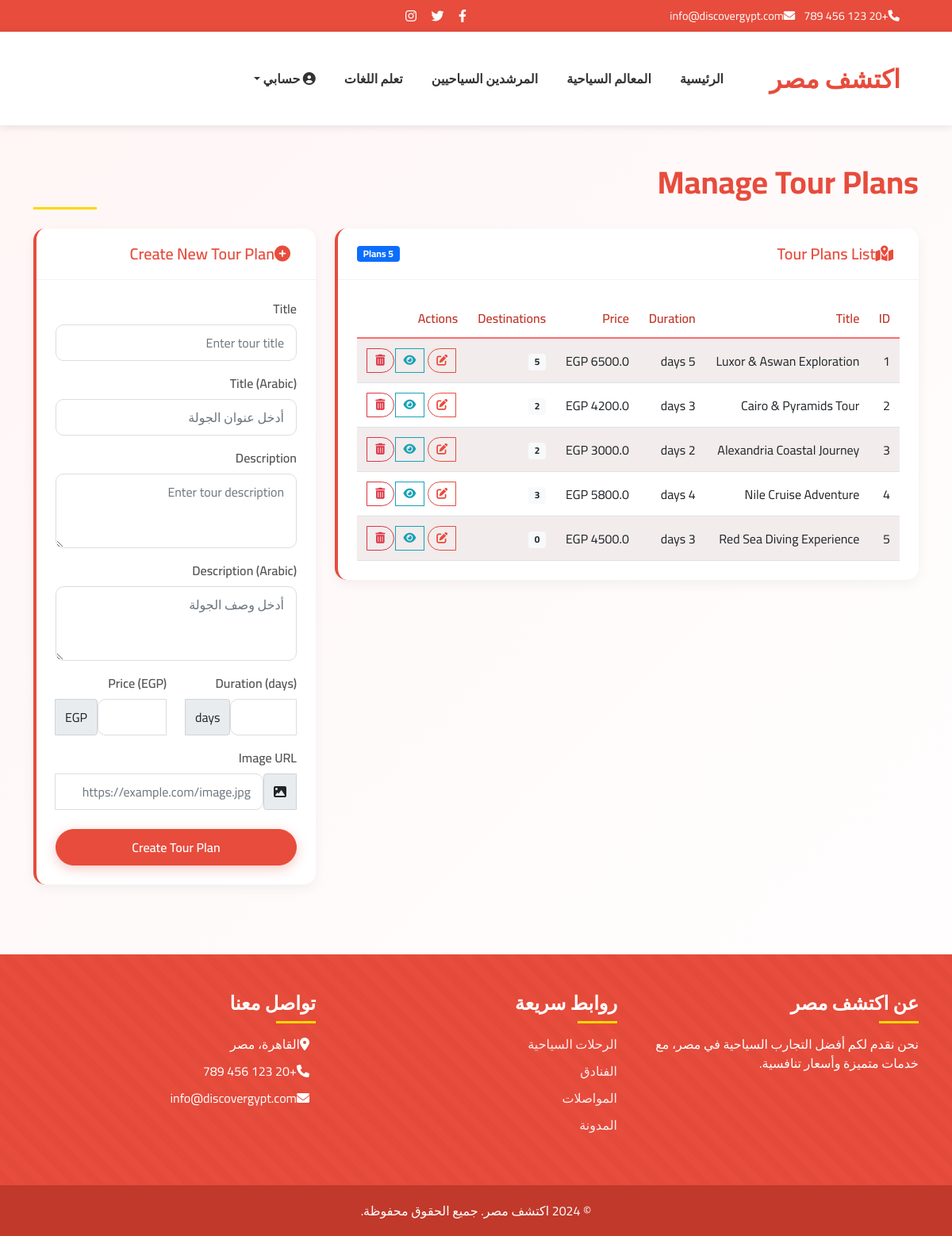
Page /admin/tour_plans (signed in) on the earlier database version.
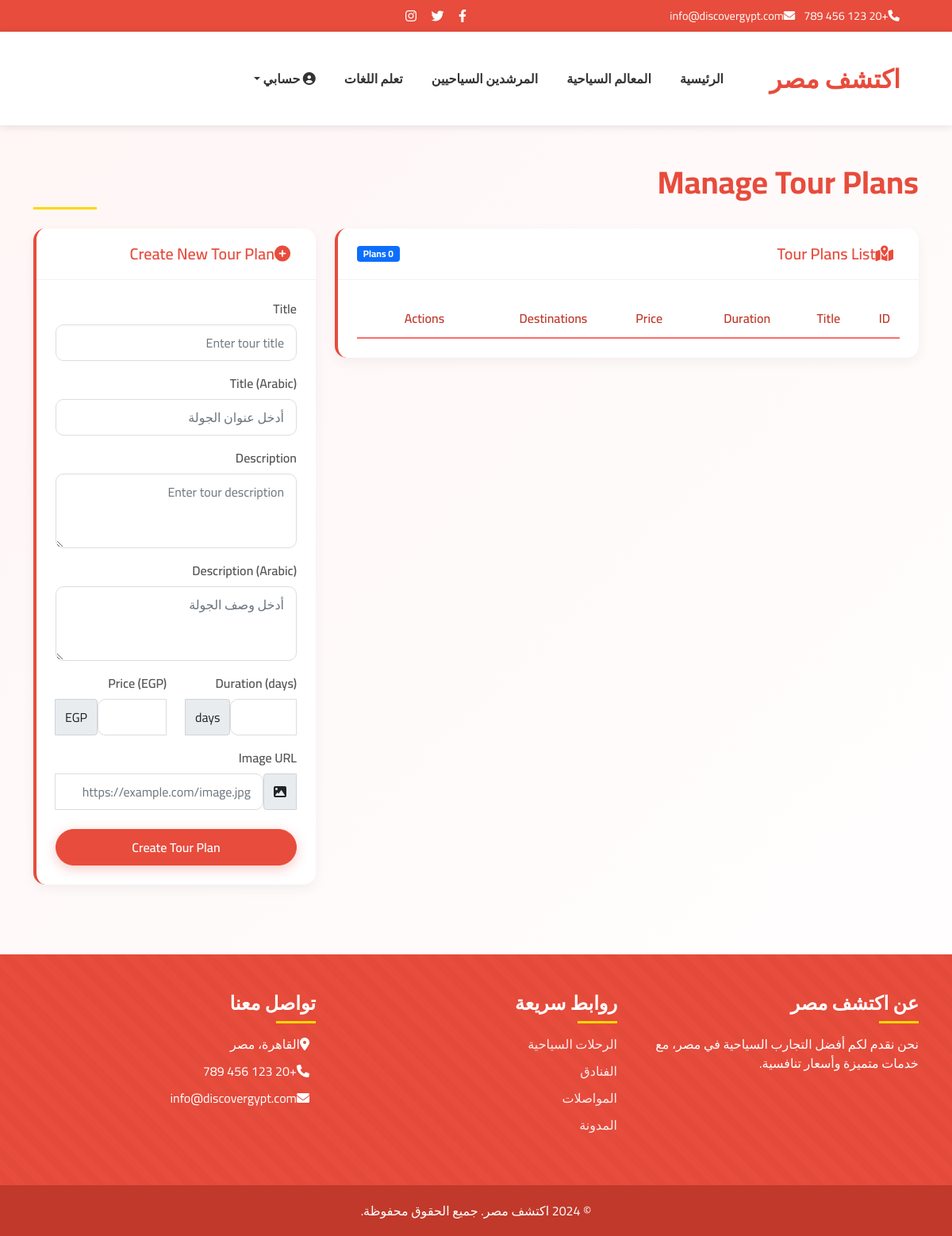
Same page on the later database version.
### models.py (models this page shows)
class TourPlan(db.Model):
    id = db.Column(db.Integer, primary_key=True)
    title = db.Column(db.String(200), nullable=False)
    title_ar = db.Column(db.String(200), nullable=True)
    description = db.Column(db.Text, nullable=False)
    description_ar = db.Column(db.Text, nullable=True)
    duration = db.Column(db.Integer, nullable=False)  # Duration in days
    price = db.Column(db.Float, nullable=False)
    created_at = db.Column(db.DateTime, default=datetime.utcnow)
    image_url = db.Column(db.String(200), nullable=True)
    destinations = db.relationship('TourPlanDestination', backref='tour_plan', lazy='dynamic', cascade='all, delete-orphan')
    bookings = db.relationship('TourBooking', backref='tour_plan', lazy='dynamic')

### routes.py (the view, shortened to what this page needs)
@main.route('/admin/tour_plans', methods=['GET', 'POST'])
@login_required
def admin_tour_plans():
    if not current_user.is_admin:
        flash('You do not have permission to access this page.', 'danger')
        return redirect(url_for('main.index'))
    form = TourPlanForm()
    plans = TourPlan.query.all()
    return render_template('admin/tour_plans.html',
                          title='Manage Tour Plans',
                          plans=plans,
                          form=form)

### forms.py
class SearchForm(FlaskForm):
    q = StringField('Search', validators=[DataRequired()])
    submit = SubmitField('Search')

class TourPlanForm(FlaskForm):
    title = StringField('Title', validators=[DataRequired(), Length(max=200)])
    title_ar = StringField('Title (Arabic)', validators=[Length(max=200)])
    description = TextAreaField('Description', validators=[DataRequired()])
    description_ar = TextAreaField('Description (Arabic)')
    duration = IntegerField('Duration (days)', validators=[DataRequired(), NumberRange(min=1)])
    price = IntegerField('Price (EGP)', validators=[DataRequired(), NumberRange(min=0)])
    image_url = StringField('Image URL')
    submit = SubmitField('Create Tour Plan')

### routes.py (called while the page is built)
def get_locale():
    if 'language' in session:
        return session['language']
    return 'en'

@main.before_app_request
def before_request():
    g.locale = str(get_locale())
    g.search_form = SearchForm()

### templates/admin/tour_plans.html (shortened to what this page needs)
<!DOCTYPE html>
<html lang="en" dir="rtl">
<head>
    <link href="https://cdn.jsdelivr.net/npm/bootstrap@5.1.3/dist/css/bootstrap.min.css" rel="stylesheet">
    <link rel="stylesheet" href="https://cdnjs.cloudflare.com/ajax/libs/font-awesome/6.0.0-beta3/css/all.min.css">
</head>
<body>
    <div class="top-header">
        <div class="container">
            <div class="row align-items-center">
                <div class="col-md-6">
                    <div class="contact-info">
                        <span class="me-3"><i class="fas fa-phone me-2"></i>+20 123 456 789</span>
                        <span><i class="fas fa-envelope me-2"></i>info@discovergypt.com</span>
                    </div>
                </div>
                <div class="col-md-6 text-end">
                    <div class="social-icons">
                        <a href="#"><i class="fab fa-facebook-f"></i></a>
                        <a href="#"><i class="fab fa-twitter"></i></a>
                        <a href="#"><i class="fab fa-instagram"></i></a>
                    </div>
                </div>
            </div>
        </div>
    </div>
    <header class="main-header">
        <div class="container">
            <nav class="navbar navbar-expand-lg">
                <a class="navbar-brand logo" href="{{ url_for('main.index') }}">
                     {{ _('اكتشف مصر') }}
                </a>
                <div class="collapse navbar-collapse" id="navbarNav">
                    <ul class="navbar-nav ms-auto">
                        <li class="nav-item">
                            <a class="nav-link" href="{{ url_for('main.index') }}">{{ _('الرئيسية') }}</a>
                        </li>
                        <li class="nav-item">
                            <a class="nav-link" href="{{ url_for('main.attractions') }}">{{ _('المعالم السياحية') }}</a>
                        </li>
                        <li class="nav-item">
                            <a class="nav-link" href="{{ url_for('main.guides') }}">{{ _('المرشدين السياحيين') }}</a>
                        </li>
                        <li class="nav-item">
                            <a class="nav-link" href="{{ url_for('main.language_practice') }}">{{ _('تعلم اللغات') }}</a>
                        </li>
                        {% if current_user.is_authenticated %}
                            <li class="nav-item dropdown">
                                <a class="nav-link dropdown-toggle" href="#" id="userDropdown" role="button" data-bs-toggle="dropdown">
                                    <i class="fas fa-user-circle"></i> {{ _('حسابي') }}
                                </a>
                            </li>
                        {% endif %}
                    </ul>
                </div>
            </nav>
        </div>
    </header>
    <div class="container mt-5">
        <h1 class="page-title fade-in">{{ _('Manage Tour Plans') }}</h1>
        <div class="row mt-4">
            <div class="col-lg-8 col-md-7 slide-up">
                <div class="card">
                    <div class="card-header d-flex justify-content-between align-items-center">
                        <h5><i class="fas fa-map-marked-alt me-2"></i>{{ _('Tour Plans List') }}</h5>
                        <span class="badge bg-primary">{{ plans|length }} {{ _('Plans') }}</span>
                    </div>
                    <div class="card-body">
                        <div class="table-responsive">
                            <table class="table table-striped">
                                <thead>
                                    <tr>
                                        <th>{{ _('ID') }}</th>
                                        <th>{{ _('Title') }}</th>
                                        <th>{{ _('Duration') }}</th>
                                        <th>{{ _('Price') }}</th>
                                        <th>{{ _('Destinations') }}</th>
                                        <th>{{ _('Actions') }}</th>
                                    </tr>
                                </thead>
                                <tbody>
                                    {% for plan in plans %}
                                    <tr>
                                        <td>{{ plan.id }}</td>
                                        <td>{{ plan.title }}</td>
                                        <td>{{ plan.duration }} {{ _('days') }}</td>
                                        <td>{{ plan.price }} {{ _('EGP') }}</td>
                                        <td>
                                            <span class="badge bg-light text-dark">{{ plan.destinations.count() }}</span>
                                        </td>
                                        <td>
                                            <div class="btn-group" role="group">
                                                <a href="{{ url_for('main.admin_tour_plan_edit', plan_id=plan.id) }}" class="btn btn-sm btn-outline-primary" title="{{ _('Edit') }}">
                                                    <i class="fas fa-edit"></i>
                                                </a>
                                                <a href="{{ url_for('main.tour_plan_detail', plan_id=plan.id) }}" class="btn btn-sm btn-outline-info" title="{{ _('View') }}">
                                                    <i class="fas fa-eye"></i>
                                                </a>
                                                <button type="button" class="btn btn-sm btn-outline-danger" title="{{ _('Delete') }}">
                                                    <i class="fas fa-trash-alt"></i>
                                                </button>
                                            </div>
                                        </td>
                                    </tr>
                                    {% endfor %}
                                </tbody>
                            </table>
                        </div>
                    </div>
                </div>
            </div>
            <div class="col-lg-4 col-md-5 slide-up">
                <div class="card">
                    <div class="card-header">
                        <h5><i class="fas fa-plus-circle me-2"></i>{{ _('Create New Tour Plan') }}</h5>
                    </div>
                    <div class="card-body">
                        <form method="POST" action="{{ url_for('main.admin_tour_plans') }}">
                            <div class="mb-3">
                                {{ form.title.label(class="form-label") }}
                                {{ form.title(class="form-control", placeholder="Enter tour title") }}
                            </div>
                            <div class="mb-3">
                                {{ form.title_ar.label(class="form-label") }}
                                {{ form.title_ar(class="form-control", placeholder="أدخل عنوان الجولة") }}
                            </div>
                            <div class="mb-3">
                                {{ form.description.label(class="form-label") }}
                                {{ form.description(class="form-control", rows=3, placeholder="Enter tour description") }}
                            </div>
                            <div class="mb-3">
                                {{ form.description_ar.label(class="form-label") }}
                                {{ form.description_ar(class="form-control", rows=3, placeholder="أدخل وصف الجولة") }}
                            </div>
                            <div class="row mb-3">
                                <div class="col-md-6">
                                    {{ form.duration.label(class="form-label") }}
                                    <div class="input-group">
                                        {{ form.duration(class="form-control", min=1) }}
                                        <span class="input-group-text">{{ _('days') }}</span>
                                    </div>
                                </div>
                                <div class="col-md-6">
                                    {{ form.price.label(class="form-label") }}
                                    <div class="input-group">
                                        {{ form.price(class="form-control", min=0) }}
                                        <span class="input-group-text">{{ _('EGP') }}</span>
                                    </div>
                                </div>
                            </div>
                            <div class="mb-3">
                                {{ form.image_url.label(class="form-label") }}
                                <div class="input-group">
                                    <span class="input-group-text"><i class="fas fa-image"></i></span>
                                    {{ form.image_url(class="form-control", placeholder="https://example.com/image.jpg") }}
                                </div>
                            </div>
                            <div class="d-grid mt-4">
                                {{ form.submit(class="btn btn-primary") }}
                            </div>
                        </form>
                    </div>
                </div>
            </div>
        </div>
    </div>
    <footer class="main-footer">
        <div class="container">
            <div class="row">
                <div class="col-md-4">
                    <h4 class="footer-heading">عن اكتشف مصر</h4>
                    <p>نحن نقدم لكم أفضل التجارب السياحية في مصر، مع خدمات متميزة وأسعار تنافسية.</p>
                </div>
                <div class="col-md-4">
                    <h4 class="footer-heading">روابط سريعة</h4>
                    <ul class="footer-links">
                        <li><a href="/tours">الرحلات السياحية</a></li>
                        <li><a href="/hotels">الفنادق</a></li>
                        <li><a href="/transportation">المواصلات</a></li>
                        <li><a href="/blog">المدونة</a></li>
                    </ul>
                </div>
                <div class="col-md-4">
                    <h4 class="footer-heading">تواصل معنا</h4>
                    <ul class="footer-links">
                        <li><i class="fas fa-map-marker-alt me-2"></i>القاهرة، مصر</li>
                        <li><i class="fas fa-phone me-2"></i>+20 123 456 789</li>
                        <li><i class="fas fa-envelope me-2"></i>info@discovergypt.com</li>
                    </ul>
                </div>
            </div>
        </div>
        <div class="footer-bottom">
            <div class="container">
                <p class="mb-0">© 2024 اكتشف مصر. جميع الحقوق محفوظة.</p>
            </div>
        </div>
    </footer>
</body>
</html>

### templates/admin/tour_plans.html (style rules this page uses)
:root { --primary-red: #e74c3c; --secondary-red: #c0392b; --light-red: #ff6b6b; --white: #ffffff; --off-white: #fff5f5; --light-gray: #f8d7da; --gold: #ffd700; }
body { font-family: 'Cairo', sans-serif; background: linear-gradient(135deg, var(--off-white) 0%, var(--white) 100%); color: #333; overflow-x: hidden; }
.top-header { background: var(--primary-red); padding: 8px 0; color: var(--white); }
.top-header .contact-info { font-size: 0.9rem; }
.top-header .social-icons a { color: var(--white); margin-left: 15px; transition: all 0.3s; }
.main-header { padding: 15px 0; background: var(--white); box-shadow: 0 2px 10px rgba(0,0,0,0.1); }
.main-header .logo { font-size: 2rem; font-weight: 700; color: var(--primary-red); text-decoration: none; }
.navbar { background-color: var(--white); padding: 15px 0; }
.navbar-brand { font-weight: 700; color: var(--primary-red); font-size: 1.8rem; }
.nav-link { color: #333; font-weight: 600; margin: 0 10px; position: relative; transition: color 0.3s; }
.navbar-nav { align-items: center; }
.page-title { color: var(--primary-red); font-weight: 700; margin-bottom: 1.5rem; position: relative; padding-bottom: 10px; }
.page-title::after { content: ''; position: absolute; width: 80px; height: 3px; background-color: var(--gold); bottom: 0; left: 0; }
.card { border: none; border-radius: 15px; overflow: hidden; box-shadow: 0 5px 15px rgba(0,0,0,0.05); transition: all 0.3s; margin-bottom: 1.5rem; border-left: 4px solid var(--primary-red); }
.card-header { background-color: var(--white); border-bottom: 1px solid rgba(0,0,0,0.05); padding: 1.25rem 1.5rem; }
.card-header h5 { margin: 0; color: var(--primary-red); font-weight: 600; }
.card-body { padding: 1.5rem; }
.table { margin-bottom: 0; }
.table thead th { border-top: none; border-bottom: 2px solid var(--light-red); color: var(--secondary-red); font-weight: 600; }
.table td, .table th { vertical-align: middle; padding: 0.75rem; }
.form-control { border-radius: 10px; padding: 10px 15px; border: 1px solid #ddd; transition: all 0.3s; }
.form-label { color: #555; font-weight: 600; margin-bottom: 0.5rem; }
.btn-primary { background-color: var(--primary-red); border-color: var(--primary-red); padding: 10px 25px; font-weight: 600; border-radius: 50px; box-shadow: 0 4px 15px rgba(231, 76, 60, 0.3); transition: all 0.3s; }
.main-footer { background: var(--primary-red); position: relative; overflow: hidden; padding-top: 3rem; margin-top: 4rem; color: var(--white); }
.main-footer::before { content: ''; position: absolute; top: 0; left: 0; right: 0; bottom: 0; background: repeating-linear-gradient( 45deg, var(--primary-red), var(--primary-red) 10px, var(--secondary-red) 10px, var(--secondary-red) 20px ); opacity: 0.1; z-index: 0; }
.main-footer .container { position: relative; z-index: 1; }
.footer-heading { color: var(--white); position: relative; margin-bottom: 1.5rem; font-weight: 600; }
.footer-heading::after { content: ''; position: absolute; bottom: -10px; right: 0; width: 50px; height: 3px; background: var(--gold); }
.footer-links { list-style: none; padding: 0; }
.footer-links li { margin-bottom: 10px; }
.footer-links a { color: var(--white); text-decoration: none; transition: color 0.3s; opacity: 0.9; }
.footer-bottom { background: var(--secondary-red); padding: 20px 0; margin-top: 3rem; text-align: center; position: relative; overflow: hidden; }
.fade-in { animation: fadeIn 1s ease-in; }
.slide-up { animation: slideUp 0.8s ease-out; }

Differences in the rows shown:
removed TourPlan: id "1", title "Luxor & Aswan Exploration", destinations.count "5"
removed TourPlan: id "2", title "Cairo & Pyramids Tour", destinations.count "2"
removed TourPlan: id "3", title "Alexandria Coastal Journey", destinations.count "2"
removed TourPlan: id "4", title "Nile Cruise Adventure", destinations.count "3"
removed TourPlan: id "5", title "Red Sea Diving Experience", destinations.count "0"
Other differences:
{{ plans|length }}: "5" → "0"
